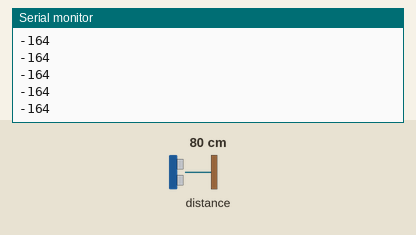
Simulated run of this sketch. Board: Arduino Uno, built with avr-gcc and run on an emulated ATmega328P. Shown: the last lines printed to the serial monitor. Wiring (inferred from the names in the program): ultrasonic range finder: trigger pin 2; echo pin 0. Inputs (shaded band) come from the test bench; at power-on: distance to the obstacle 80 cm. The echo pulse lasts 58.3 µs per cm.

Above: at 1.2 s.
1.3 s: distance to the obstacle set to 2 cm
At 1.59 s:
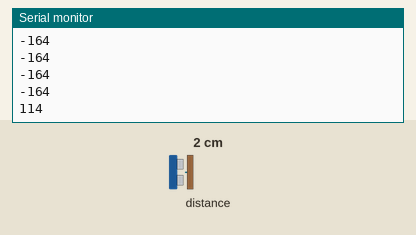
2.8 s: distance to the obstacle set to 4 cm
At 2.8 s:
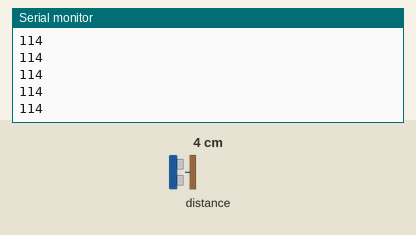
Timing chart, 0 to 5.8 s (numbered marks = the images above; inputs shaded):
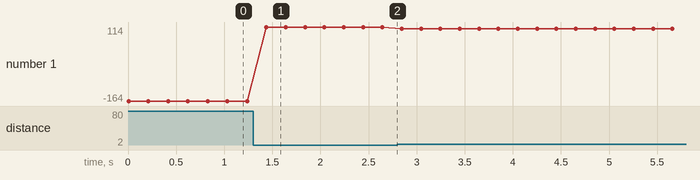

The sketch:

nodeMCU_project.ino
```cpp
const int trigPin = 2;  //D4
const int echoPin = 0;  //D3

void setup() {
  // put your setup code here, to run once:
  pinMode(trigPin, OUTPUT);
  pinMode (echoPin, INPUT);
  Serial.begin(9600);
}

void loop() {
  // put your main code here, to run repeatedly:
long distance;
int distance_filled;
  digitalWrite(trigPin, LOW);
  delayMicroseconds(2);
  digitalWrite(trigPin, HIGH);
  delayMicroseconds(10);
  digitalWrite(trigPin, LOW);
  float duration=pulseIn(echoPin,HIGH);

  distance =(0.0343*duration)/2;
  //Serial.println(distance);
 distance_filled = map(distance, 33, 5, 0, 100);
   Serial.println(distance_filled);
  delay(200);
}
```

Measured:
- after the input at 1.3 s, the serial monitor: prints a new line after 0.14 s (image 1)
- plotted number 1: -164 → 114 after the input at 1.3 s, 114 → 107 after the input at 2.8 s
